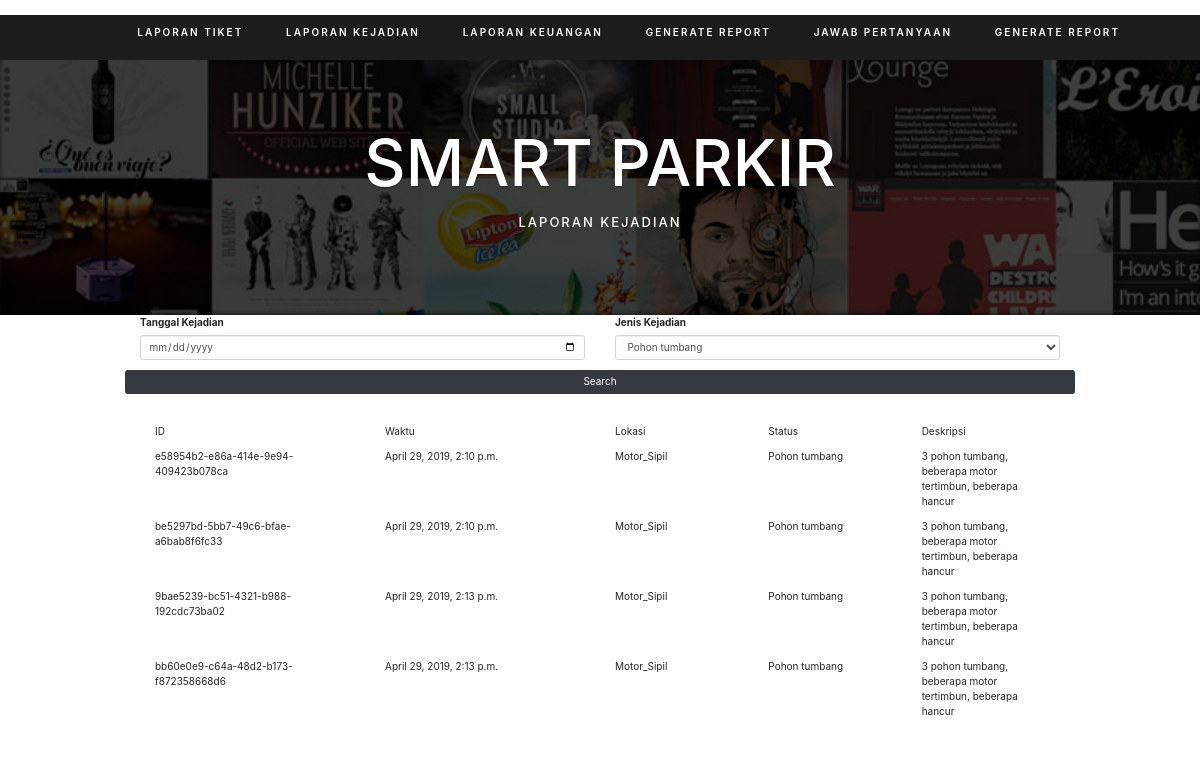
/getDisaster, run on an earlier commit of the app's database.
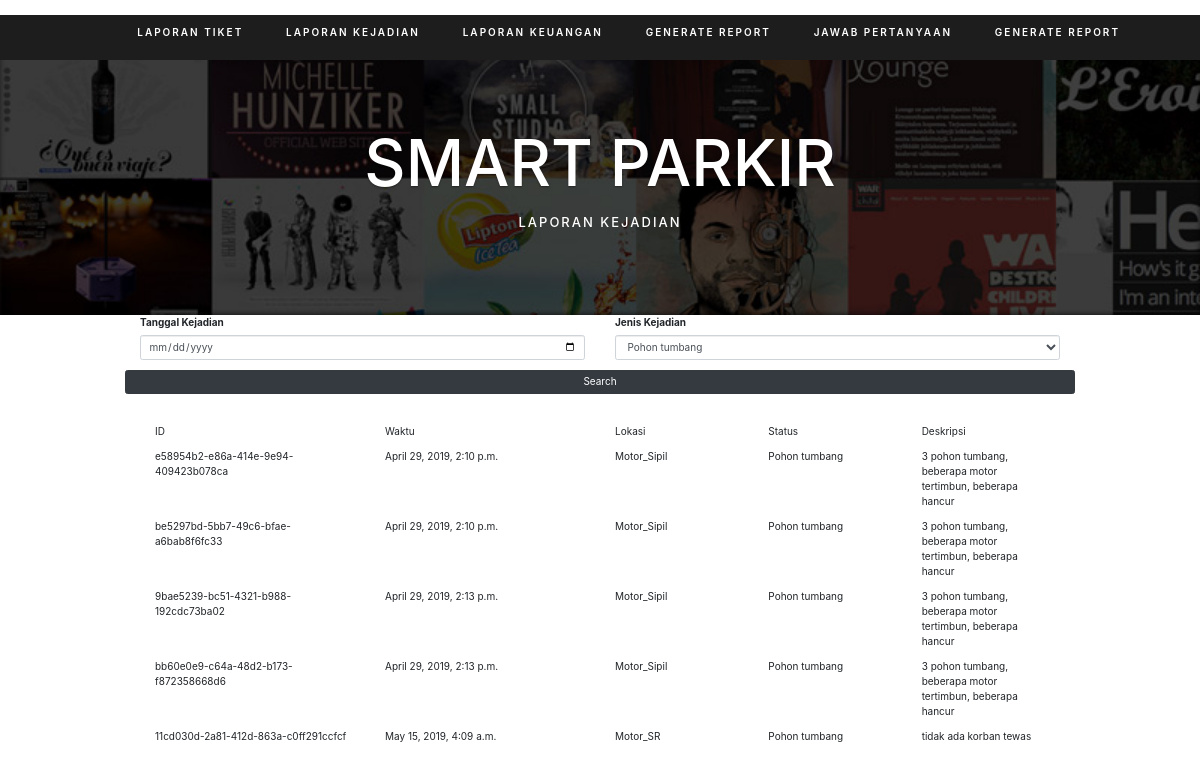
And on a later commit of the database.
### disaster/models.py (models this page shows)
class Disaster(models.Model):
    disasterID    = models.UUIDField(primary_key=True, default=uuid.uuid4, editable=False, unique=True)
    disasterTime  = models.DateTimeField(auto_now_add=True)
    location      = models.ForeignKey(Lot,on_delete=models.CASCADE)
    status        = models.CharField(max_length=30) #resolved/unresolved
    description   = models.CharField(max_length=100)

### parkingLot/models.py (models this page shows)
class Lot(models.Model):
    lotID       = models.CharField(primary_key=True, max_length=30, unique=True)
    lotName     = models.CharField(max_length=30)
    updateTime  = models.DateTimeField(null = True)
    capacity    = models.IntegerField()
    status      = models.CharField(max_length=30)
    auth = models.IntegerField()
    lat = models.DecimalField(max_digits=22, decimal_places=16, blank=True, null=True)
    long = models.DecimalField(max_digits=22, decimal_places=16, blank=True, null=True)

### dboard/views.py (the view)
# urls.py: path('getDisaster',countDisaster),
def countDisaster(request, *args, **kwargs):
    if (request.method == 'POST'):
        date = request.POST.get('dt')
        date_str = date + " 00:00:00.0"
        date_time_obj = datetime.strptime(date_str, '%Y-%m-%d %H:%M:%S.%f')
        d1 = date_time_obj + timedelta(days=1)
        disaster = Disaster.objects.filter(disasterTime__range=(date_time_obj,d1))
        return render(request, 'api/disaster.html', {'disaster': disaster })
    else:
        now = datetime.now()
        today_str = now.strftime("%Y-%m-%d") + " 00:00:00.01"
        today = datetime.strptime(today_str, '%Y-%m-%d %H:%M:%S.%f')
        tomorow = today + timedelta(days=1)
        disaster = Disaster.objects.all()
        return render(request, 'api/disaster.html', {'disaster': disaster})

### api/templates/api/disaster.html (shortened to what this page needs)
﻿<!DOCTYPE HTML>
{% load static %}
{% block body %}
<html>
<head>
    <link rel="stylesheet" href="https://maxcdn.bootstrapcdn.com/bootstrap/3.3.7/css/bootstrap.min.css">
    <link rel="stylesheet" href="static/style.css">
    <link rel="stylesheet" href="https://stackpath.bootstrapcdn.com/bootstrap/4.1.3/css/bootstrap.min.css"
>
</head>
<body>
    <header>
        <nav class="main-nav">
            <ul>
                <li>
                    <ul>
                        <li><a href="/getCountTicket">Laporan Tiket</a></li>
                        <li><a href="/getDisaster">Laporan Kejadian</a></li>
                        <li><a href="/getCountPayment">Laporan Keuangan</a></li>
                        <li><a href="/report">Generate Report</a></li>
                        <li><a href="/answer-help">Jawab Pertanyaan</a></li>
                        <li><a href="/report">Generate Report</a></li>
                    </ul>
                </li>
            </ul>
        </nav>
    </header>
    <section id="video" class="home">
        <h1>SMART PARKIR</h1>
        <h2>LAPORAN KEJADIAN</h2>
    </section>
    <section id="main-content">
        <form action="" method="POST" enctype="multipart/form-data">
            <div class="col-sm-6">
                <div class="form-group">
                    <label for="dt">Tanggal Kejadian</label>
                    <input class="form-control" id="dt" name="dt" type="date" />
                </div>
            </div>
            <div class="col-sm-6">
                <div class="form-group">
                    <label for="loct">Jenis Kejadian</label>
                    <select class="form-control" id="loct">
                        <option value="Pohon tumbang">Pohon tumbang</option>
                    </select>
                </div>
            </div>
            <input type="submit" class="btn btn-dark btn-block" name="Search" value="Search" onclick="showTable()" />
        </form>
        <div class="container">
            <br /><br />
            <div class="col-sm-3">
                <p>ID</p>
            </div>
            <div class="col-sm-3">
                <p>Waktu</p>
            </div>
            <div class="col-sm-2">
                <p>Lokasi</p>
            </div>
            <div class="col-sm-2">
                <p>Status</p>
            </div>
            <div class="col-sm-2">
                <p>Deskripsi</p>
            </div>
            {% for d in disaster %}
            <div class="col-sm-3">
                <p>{{d.disasterID}}</p>
            </div>
            <div class="col-sm-3">
                <p>{{d.disasterTime}}</p>
            </div>
            <div class="col-sm-2">
                <p>{{d.location.lotID}}</p>
            </div>
            <div class="col-sm-2">
                <p>{{d.status}}</p>
            </div>
            <div class="col-sm-2">
                <p>{{d.description}}</p>
            </div>
            {% endfor %}
        </div>
    </section>
</body>
</html>
{% endblock %}

What changed in the data, as far as the page shows it:
added Disaster: disasterID "11cd030d-2a81-412d-863a-c0ff291ccfcf", disasterTime "May 15, 2019, 4:09 a.m.", location.lotID "Motor_SR", status "Pohon tumbang", description "tidak ada korban tewas"
